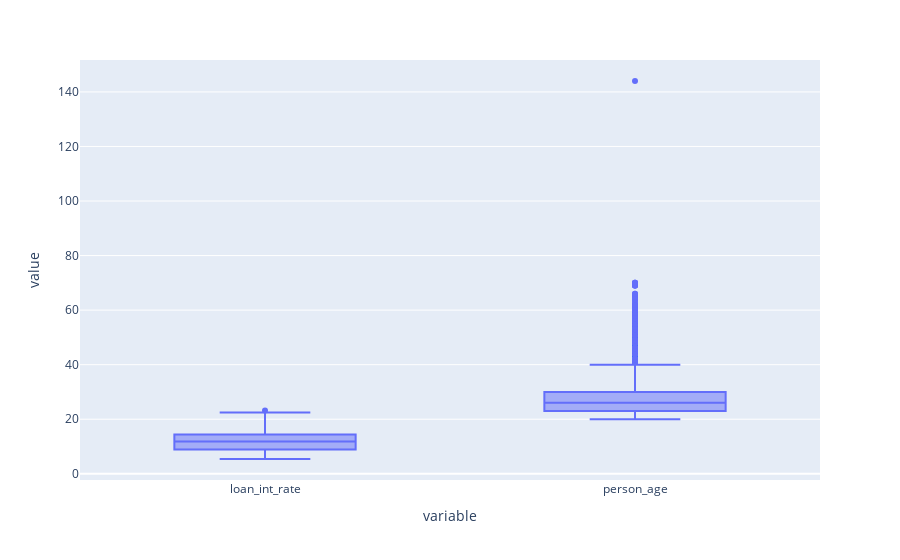

This figure's notebook cell:
### Code cell
pe.box(     y=['loan_int_rate', 'person_age'],  data_frame=df       )

### Figure 1 — Plotly figure (JSON) as saved in the notebook; plotly's stock layout.template omitted (floating-point values rounded to 4 significant figures; data arrays with more than 128 entries replaced by an {"elided": "..."} marker saying what was removed)
{"data": [{"alignmentgroup": "True", "hovertemplate": "variable=%{x}<br>value=%{y}<extra></extra>", "legendgroup": "", "marker": {"color": "#636efa"}, "name": "", "notched": false, "offsetgroup": "", "orientation": "v", "showlegend": false, "type": "box", "x": {"elided": "24812 str values"}, "x0": " ", "xaxis": "x", "y": {"elided": "24812 float values"}, "y0": " ", "yaxis": "y"}], "layout": {"boxmode": "group", "legend": {"tracegroupgap": 0}, "margin": {"t": 60}, "xaxis": {"anchor": "y", "domain": [0, 1], "title": {"text": "variable"}}, "yaxis": {"anchor": "x", "domain": [0, 1], "title": {"text": "value"}}}}
